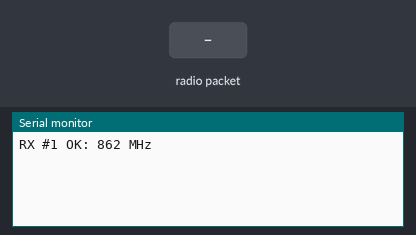
A sketch run on a simulated Arduino Uno, built with avr-gcc and run on an emulated ATmega328P. On the bench: the last lines printed to the serial monitor. Inputs (shaded band) come from the test bench. No radio packets arrive unless stated.

Above: at 2.4 s.
2.5 s: radio packet "1" arrives
At 3.5 s:
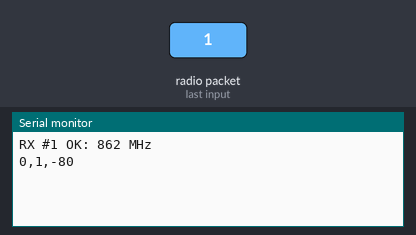
4.0 s: radio packet "0" arrives
At 4.6 s:
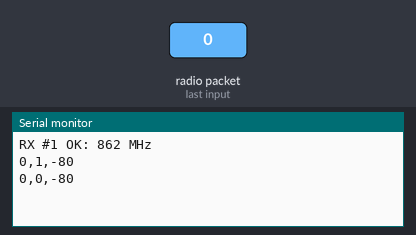
5.5 s: radio packet "2" arrives
At 6.9 s:
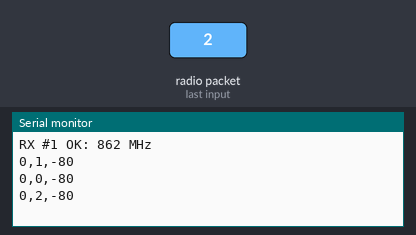

Measured:
- after the input at 2.5 s, the serial monitor: prints a new line at once (image 1)
- after the input at 4.0 s, the serial monitor: prints a new line at once (image 2)
- after the input at 5.5 s, the serial monitor: prints a new line at once (image 3)

The sketch:

GroundStation_RX.ino
```cpp
// TELEMETRY_DATA_RX
// -*- mode: C++ -*-
// RH_RF95 class does not provide for addressing or
// reliability, so you should only use RH_RF95 if you do not need the higher
// level messaging abilities.

#include <RH_RF95.h>

#define RFM95_RST     11   // "A"
#define enable_862 true                  // Enables 862MHz radio in code scheme
#define enable_915 false                 // Enables 915MHz radio in code scheme
#define do_sendSignal false              // Sends start signals to TX


// for radio featherWing #1 - 862 MHz
#if enable_862
  #define RFM95_862_CS      10   // "B"
  #define RFM95_862_INT     6    // "D"
  #define RF95_862_FREQ 862.0
  RH_RF95 rf95_862(RFM95_862_CS, RFM95_862_INT);
#endif

// for radio featherWing #2 - 915 MHz
#if enable_915
  #define RFM95_915_CS      10   // "B"
  #define RFM95_915_INT     6    // "D"
  #define RF95_915_FREQ 915.0
  RH_RF95 rf95_915(RFM95_915_CS, RFM95_915_INT);
#endif

uint8_t buf[RH_RF95_MAX_MESSAGE_LEN];
uint8_t len = sizeof(buf);
const int packetSize = 100;
char radioPacket[packetSize];


void setup()  {
  pinMode(RFM95_RST, OUTPUT);
  digitalWrite(RFM95_RST, HIGH);

  Serial.begin(115200);

  while(!Serial)  {
    delay(100);
  }

  // manual reset
  digitalWrite(RFM95_RST, LOW);
  delay(100);
  digitalWrite(RFM95_RST, HIGH);
  delay(100);

  #if enable_862
    if (!rf95_862.init() || !rf95_862.setFrequency(RF95_862_FREQ)) {
      Serial.println("RX #1 (862 MHz) init failed");
      while(1);
    }
    rf95_862.setTxPower(23, false);
    Serial.println("RX #1 OK: 862 MHz");
    delay(1000);
  #endif

  #if enable_915
    if (!rf95_915.init() || !rf95_915.setFrequency(RF95_915_FREQ)) {
      Serial.println("RX #1 (915 MHz) init failed");
      while(1);
    }
    rf95_915.setTxPower(23, false);
    Serial.println("RX #2 OK: 915 MHz");
    delay(1000);
  #endif

  #if do_sendSignal
    systemStart();
  #endif
} // END SETUP


void loop()  {
  #if enable_862
    if (rf95_862.available())   {
      if (rf95_862.recv(buf, &len))   {
        sprintf(radioPacket, "0,%s,%d", (char*)buf,rf95_862.lastRssi());
        Serial.println(radioPacket);
      }
    }
  #endif

  #if enable_915
    if (rf95_915.available())   {
      if (rf95_915.recv(buf, &len))   {
        sprintf(radioPacket, "1,%s,%d", (char*)buf,rf95_862.lastRssi());
        Serial.println(radioPacket);
      }
    }
  #endif
}


void systemStart()  {
  String dataString;
  unsigned long timeNow, timeLast = 0;


  // waits for input from user to begin initialization
  Serial.println("Type \"START\" when ready!");
  while(dataString != "START") {
    if (Serial.available() > 0) {
      dataString = Serial.readString();
    }
  }
  Serial.println("Waiting for signal...");


  // ------------------ INITIALIZE TX_862 ----------------------
  // Sends start signals to TX_862 until we get a reply
  #if enable_862
    while (!rf95_862.available())  {
      if ((timeNow = millis()) - timeLast >= 1000)  {
        sendMsg("BEGIN STARTUP TX_862",862);
        timeLast = timeNow;
      }
    }
    // waits until all TX_862 systems have been verified
    while (dataString != "Ready to Start")  {
      if (rf95_862.available())   {
        if (rf95_862.recv(buf, &len))   {
          sprintf(radioPacket, "%s,%d", (char*)buf,rf95_862.lastRssi());
          Serial.println(radioPacket);
        }
      }
    }
  #endif


  // ------------------ INITIALIZE TX_915 ----------------------
  // Sends start signals to TX_915 until we get a reply
  #if enable_915
    while (!rf95_915.available())  {
      if ((timeNow = millis()) - timeLast >= 1000)  {
        sendMsg("BEGIN STARTUP TX_915",915);
        timeLast = timeNow;
      }
    }
    // waits until all TX_915 systems have been verified
    while (dataString != "Ready to Start")  {
      if (rf95_915.available())   {
        if (rf95_915.recv(buf, &len))   {
          sprintf(radioPacket, "%s,%d", (char*)buf,rf95_915.lastRssi());
          Serial.println(radioPacket);
        }
      }
    }
  #endif

  // Wait for user input to start systems
  Serial.println("Type \"GO FOR LAUNCH\" when ready!");
  while(dataString != "GO FOR LAUNCH") {
    if (Serial.available() > 0) {
      dataString = Serial.readString();
    }

    #if enable_862
      if (rf95_862.available()) {
        if (rf95_862.recv(buf, &len)) {
          sprintf(radioPacket, "%s,%d", (char*)buf,rf95_862.lastRssi());
          Serial.println(radioPacket);
        }
      }
    #endif

    #if enable_915
      if (rf95_915.available()) {
        if (rf95_915.recv(buf, &len)) {
          sprintf(radioPacket, "%s,%d", (char*)buf,rf95_862.lastRssi());
          Serial.println(radioPacket);
        }
      }
    #endif
  }
  Serial.println("Sending Start Signal...");


  // ------------------ START TX_862 ----------------------
  // Sends start signals to TX_862 until we get a reply
  #if enable_862
    while (!rf95_862.available())  {
      timeNow = millis();
      if ((timeNow - timeLast) >= 1000) {
        sendMsg("TX_862 GO FOR LAUNCH",862);
        timeLast = timeNow;
      }
    }
  #endif

  // ------------------ START TX_915 ----------------------
  // Sends start signals to TX_915 until we get a reply
  #if enable_915
    while (!rf95_915.available())  {
      timeNow = millis();
      if ((timeNow - timeLast) >= 1000) {
        sendMsg("TX_915 GO FOR LAUNCH",915);
        timeLast = timeNow;
      }
    }
  #endif

  Serial.println("SYSTEM STARTING");
}


// _______________________________________________________________________________________
//                        *** RADIO STRING MESSAGE FUNCTION ***
// _______________________________________________________________________________________
void sendMsg(String dataString, int whichRX) {
    strncpy(radioPacket, dataString.c_str(), sizeof(radioPacket));
    #if enable_862
      if (whichRX == 862) {
        rf95_862.send((uint8_t *)radioPacket, packetSize);
      }
    #endif

    #if enable_915
      if (whichRX == 915) {
        rf95_915.send((uint8_t *)radioPacket, packetSize);
      }
    #endif
}
```
